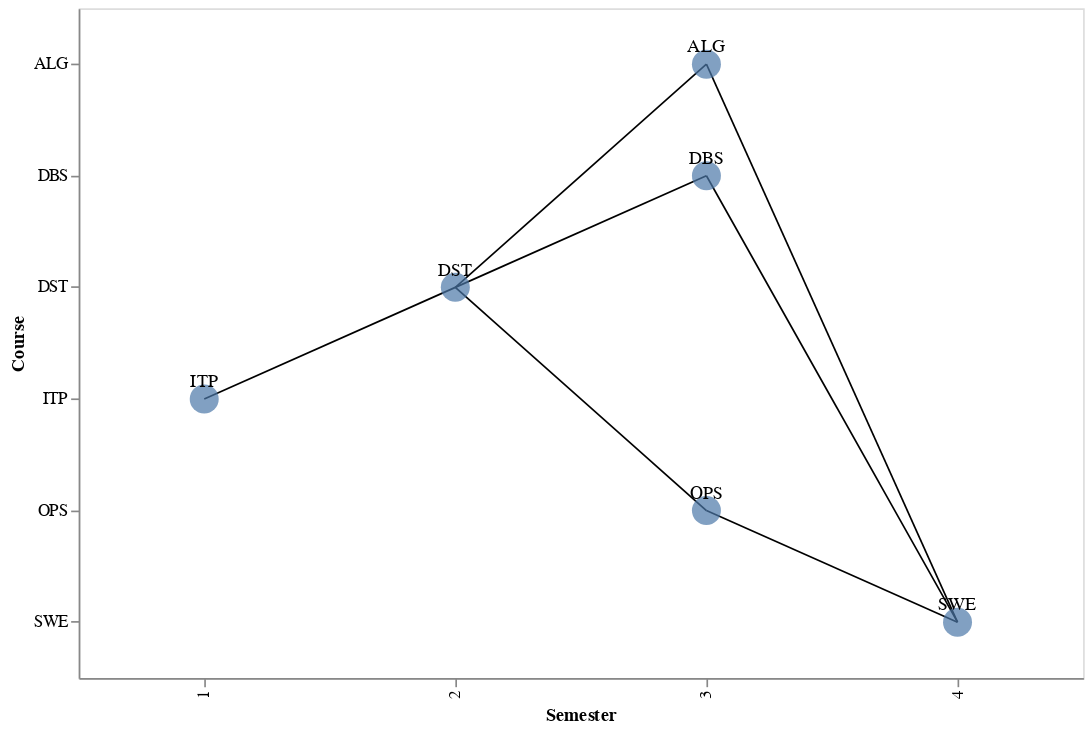

The notebook cell saved with this chart:
### Code cell
import pandas as pd
import altair as alt

# Sample data with additional metadata (professor)
data = [
    {"course_name": "Introduction to Programming", "shorthand": "ITP", "preliminary": [], "semester": 1, "professor": "Dr. Smith"},
    {"course_name": "Data Structures", "shorthand": "DST", "preliminary": ["ITP"], "semester": 2, "professor": "Dr. Johnson"},
    {"course_name": "Algorithms", "shorthand": "ALG", "preliminary": ["DST"], "semester": 3, "professor": "Dr. Williams"},
    {"course_name": "Operating Systems", "shorthand": "OPS", "preliminary": ["DST"], "semester": 3, "professor": "Dr. Brown"},
    {"course_name": "Database Systems", "shorthand": "DBS", "preliminary": ["DST"], "semester": 3, "professor": "Dr. Davis"},
    {"course_name": "Software Engineering", "shorthand": "SWE", "preliminary": ["ALG", "OPS", "DBS"], "semester": 4, "professor": "Dr. Miller"},
]

# Convert data to DataFrame
df = pd.DataFrame(data)

# Create an edge DataFrame for Altair
edges = []
for _, row in df.iterrows():
    for prereq in row['preliminary']:
        edges.append({
            "source": prereq, 
            "target": row['shorthand'],
            "source_semester": df[df['shorthand'] == prereq]['semester'].values[0],
            "target_semester": row['semester']
        })

edges_df = pd.DataFrame(edges)

# Create the base chart for nodes (courses)
nodes = alt.Chart(df).mark_circle(size=300).encode(
    x=alt.X('semester:O', axis=alt.Axis(title='Semester')),
    y=alt.Y('shorthand:O', axis=alt.Axis(title='Course')),
    tooltip=['course_name', 'professor', 'semester']
).properties(
    width=600,
    height=400
)

# Add text labels for the nodes
text = nodes.mark_text(
    align='center',
    baseline='middle',
    dy=-10  # Nudge text to be above the nodes
).encode(
    text='shorthand'
)

# Create the edges (prerequisites) as lines
edges_chart = alt.Chart(edges_df).mark_rule().encode(
    x=alt.X('source_semester:O'),
    x2=alt.X2('target_semester:O'),
    y=alt.Y('source:O'),
    y2=alt.Y2('target:O'),
)

# Combine the charts
chart = edges_chart + nodes + text

# Display the chart
chart.display()

### Figure 1 — Vega-Lite specification as saved in the notebook (floating-point values rounded to 4 significant figures)
{"config": {"view": {"continuousWidth": 300, "continuousHeight": 300}}, "layer": [{"data": {"name": "data-05eb3f6048ff9a5b1ba398bb5e3ae4f8"}, "mark": {"type": "rule"}, "encoding": {"x": {"field": "source_semester", "type": "ordinal"}, "x2": {"field": "target_semester"}, "y": {"field": "source", "type": "ordinal"}, "y2": {"field": "target"}}}, {"data": {"name": "data-9a7b8bdd8bbffd34185e9ee8312e328f"}, "mark": {"type": "circle", "size": 300}, "encoding": {"tooltip": [{"field": "course_name", "type": "nominal"}, {"field": "professor", "type": "nominal"}, {"field": "semester", "type": "quantitative"}], "x": {"axis": {"title": "Semester"}, "field": "semester", "type": "ordinal"}, "y": {"axis": {"title": "Course"}, "field": "shorthand", "type": "ordinal"}}}, {"data": {"name": "data-9a7b8bdd8bbffd34185e9ee8312e328f"}, "mark": {"type": "text", "align": "center", "baseline": "middle", "dy": -10}, "encoding": {"text": {"field": "shorthand", "type": "nominal"}, "tooltip": [{"field": "course_name", "type": "nominal"}, {"field": "professor", "type": "nominal"}, {"field": "semester", "type": "quantitative"}], "x": {"axis": {"title": "Semester"}, "field": "semester", "type": "ordinal"}, "y": {"axis": {"title": "Course"}, "field": "shorthand", "type": "ordinal"}}}], "height": 400, "width": 600, "$schema": "https://vega.github.io/schema/vega-lite/v5.20.1.json", "datasets": {"data-05eb3f6048ff9a5b1ba398bb5e3ae4f8": [{"source": "ITP", "target": "DST", "source_semester": 1, "target_semester": 2}, {"source": "DST", "target": "ALG", "source_semester": 2, "target_semester": 3}, {"source": "DST", "target": "OPS", "source_semester": 2, "target_semester": 3}, {"source": "DST", "target": "DBS", "source_semester": 2, "target_semester": 3}, {"source": "ALG", "target": "SWE", "source_semester": 3, "target_semester": 4}, {"source": "OPS", "target": "SWE", "source_semester": 3, "target_semester": 4}, {"source": "DBS", "target": "SWE", "source_semester": 3, "target_semester": 4}], "data-9a7b8bdd8bbffd34185e9ee8312e328f": [{"course_name": "Introduction to Programming", "shorthand": "ITP", "preliminary": [], "semester": 1, "professor": "Dr. Smith"}, {"course_name": "Data Structures", "shorthand": "DST", "preliminary": ["ITP"], "semester": 2, "professor": "Dr. Johnson"}, {"course_name": "Algorithms", "shorthand": "ALG", "preliminary": ["DST"], "semester": 3, "professor": "Dr. Williams"}, {"course_name": "Operating Systems", "shorthand": "OPS", "preliminary": ["DST"], "semester": 3, "professor": "Dr. Brown"}, {"course_name": "Database Systems", "shorthand": "DBS", "preliminary": ["DST"], "semester": 3, "professor": "Dr. Davis"}, {"course_name": "Software Engineering", "shorthand": "SWE", "preliminary": ["ALG", "OPS", "DBS"], "semester": 4, "professor": "Dr. Miller"}]}}
